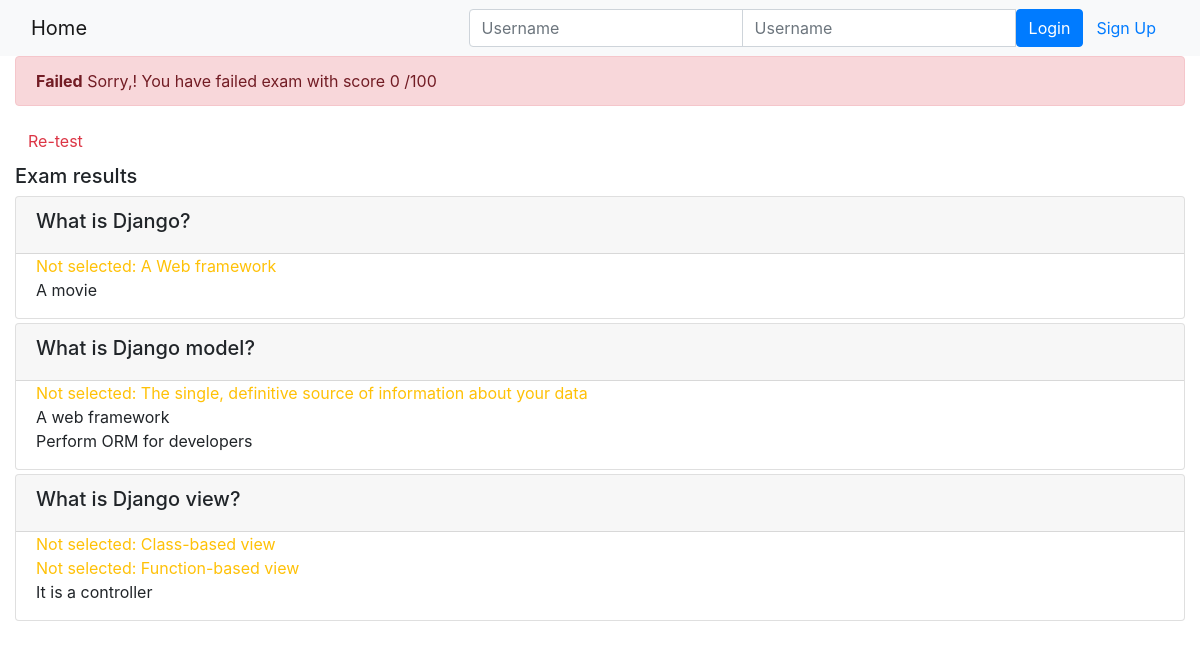
Before: /onlinecourse/course/1/submission/1/result/ with the older database file.
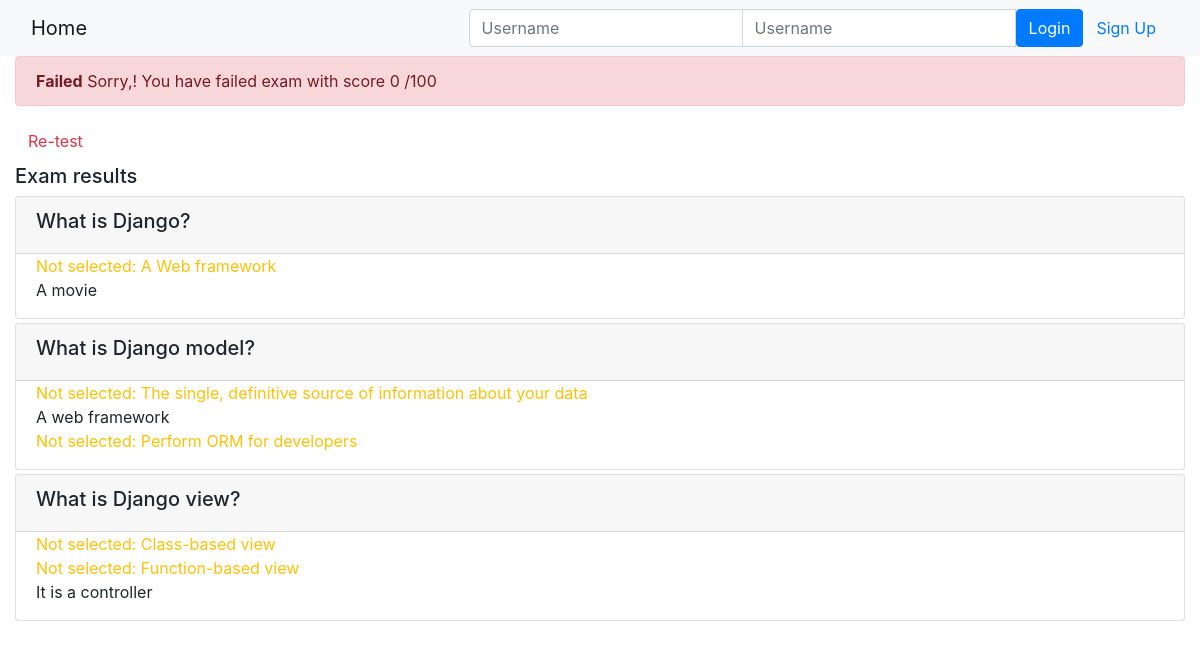
After: the same page with the newer database file.
### onlinecourse/models.py (models this page shows, shortened)
class Question(models.Model):
    course = models.ForeignKey(Course, on_delete=models.CASCADE,default="")
    content = models.CharField(max_length=200,default="")
    grade = models.IntegerField(default=50)

class Choice(models.Model):
    question = models.ForeignKey(Question, on_delete=models.CASCADE,default="")
    content = models.CharField(max_length=200,default="")
    is_correct = models.BooleanField(default=False)

### onlinecourse/views.py (the view)
# urls.py: path('course/<int:course_id>/submission/<int:submission_id>/result/', views.show_exam_result,name='exam_result'),
def show_exam_result(request, course_id, submission_id):
    context = {}
    course = get_object_or_404(Course, pk=course_id)
    submission = Submission.objects.get(id=submission_id)
    choices = submission.choices.all()
    total_score = 0
    for choice in choices:
        if choice.is_correct:
            total_score += choice.question.grade
    context['course'] = course
    context['grade'] = total_score
    context['choices'] = choices
    return render(request, 'onlinecourse/exam_result_bootstrap.html', context)

### onlinecourse/templates/onlinecourse/exam_result_bootstrap.html (shortened to what this page needs)
<!DOCTYPE html>
<html lang="en">
<head>
    {% load static %}
    <link rel="stylesheet" href="https://maxcdn.bootstrapcdn.com/bootstrap/4.5.2/css/bootstrap.min.css">
</head>
<body>
 <nav class="navbar navbar-light bg-light">
    <div class="container-fluid">
        <div class="navbar-header">
              <a class="navbar-brand" href="{% url 'onlinecourse:index' %}">Home</a>
        </div>
        <ul class="nav navbar-nav navbar-right">
            {% if user.is_authenticated %}
            <li>
                <a class="btn btn-link" href="#">{{ user.first_name }}({{ user.username }})</a>
                <a class="btn btn-link" href="{% url 'onlinecourse:logout' %}">Logout</a>
            </li>
            {% else %}
            <li>
                <form class="form-inline" action="{% url 'onlinecourse:login' %}" method="post">
                    <div class="input-group">
                        <input type="text" class="form-control" placeholder="Username" name="username" >
                        <input type="password" class="form-control" placeholder="Username" name="psw" >
                        <button class="btn btn-primary" type="submit">Login</button>
                        <a class="btn btn-link" href="{% url 'onlinecourse:registration' %}">Sign Up</a>
                    </div>
                </form>
            </li>
            {% endif %}
        </ul>
    </div>
</nav>
<div class="container-fluid">
    {% if grade > 80 %}
    <div class="alert alert-success">
	<strong>Congratulations, {{ user.username }} !</strong> You have passed the exam and completed the course with a score {{ grade }} /100
    </div>
        {% else %}
        <div class="alert alert-danger">
            <strong>Failed</strong> Sorry,{{ user.username }}! You have failed exam with score {{ grade }} /100
        </div>
        <a class="btn btn-link text-danger" href="{% url 'onlinecourse:course_details' course.id %}">Re-test</a>
        {% endif %}
        <div class="card-columns-vertical mt-1">
            <h5 class="">Exam results</h5>
            {% for question in course.question_set.all %}
            <div class="card mt-1">
                <div class="card-header"><h5>{{ question.content }}</h5></div>
                <div class="form-group">
                    {% for choice in question.choice_set.all %}
                    <div class="form-check">
                        {% if choice.is_correct and choice in choices %}
                        <div class="text-success">Correct answer: {{ choice.content }}</div>
                        {% else %}{% if choice.is_correct and not choice in choices %}
                        <div class="text-warning">Not selected: {{ choice.content }}</div>
                        {% else %}{% if not choice.is_correct and choice in choices %}
                        <div class="text-danger">Wrong answer: {{ choice.content }}</div>
                        {% else %}
                        <div>{{ choice.content }}</div>
                        {% endif %}{% endif %}{% endif %}
                    </div>
                    {% endfor %}
                </div>
            </div>
            {% endfor %}
        </div>
    </div>
    </body>
 </html>

Changed rows visible on the page:
changed Choice "Perform ORM for developers": is_correct False → True (drawn)
